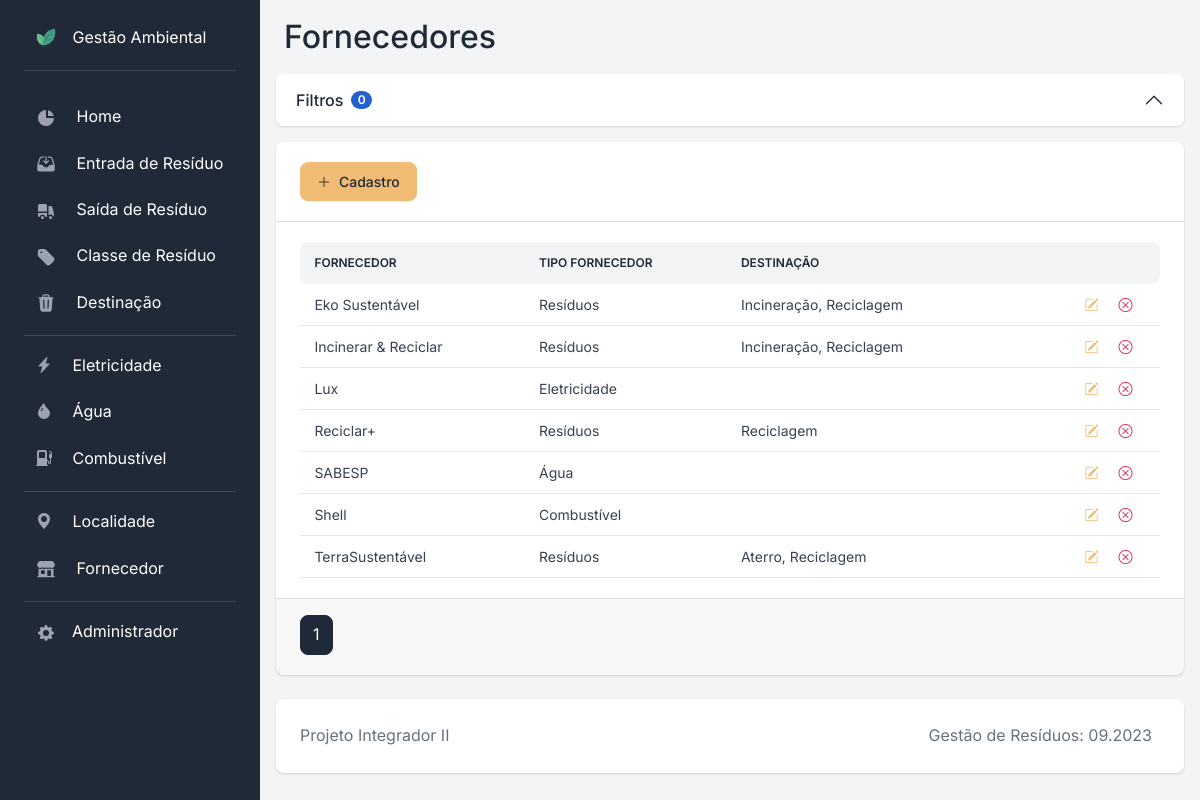
Screenshot of /fornecedor/ with the database file from the repository.
### apps/fornecedor/models.py (models this page shows, shortened)
class Fornecedor(models.Model):
    id_fornecedor = models.AutoField(primary_key=True)
    nome = models.CharField(max_length=50, null=False, blank=False)
    tp_fornecedor = models.CharField(max_length=50, null=False, blank=False)
    destinacao = models.ManyToManyField(
        Destinacao,
        db_table="fornecedor_destinacao",
        related_name="fornecedor",
        blank=True,
    )
    class Meta:
        db_table = "fornecedor"
        ordering = ["nome"]
        verbose_name = "Fornecedor"
        verbose_name_plural = "Fornecedores"

### apps/destinacao/models.py (models this page shows)
class Destinacao(models.Model):
    id_destinacao = models.AutoField(primary_key=True)
    nome = models.CharField(max_length=50, null=False, blank=False)
    def __str__(self):
        return self.nome
    class Meta:
        db_table = "destinacao"
        ordering = ["nome"]
        verbose_name = "Destinação"
        verbose_name_plural = "Destinações"

### apps/fornecedor/views.py (the view)
# urls.py: path("", views.fornecedor_index, name="fornecedor"),
def fornecedor_index(request):
    page_number = request.GET.get("page")
    model_filter = FornecedorFilter(request.GET, queryset=Fornecedor.objects.all())
    query_paginated = Paginator(model_filter.qs, PAGESIZE)
    query_filtered = query_paginated.get_page(page_number)
    context = {
        "object_list": query_filtered,
        "filter_form": model_filter.form,
        "number_of_active_filters": count_active_filters(request, model_filter),
    }
    return render(request, "fornecedor/fornecedor.html", context)

### apps/utils.py (called while the page is built)
def count_active_filters(request, form):
    active_filters = []
    for field in request.GET.items():
        if field[0] != "page" and field[0] in form.data.keys() and field[1] != "":
            active_filters.append(field[0])
    return len(active_filters)

### templatetags/is_checkbox.py (called while the page is built)
@register.filter(name="is_multiple_choice")
def is_multiple_choice(field):
    return isinstance(field.field.widget, CheckboxSelectMultiple)

### templates/fornecedor/fornecedor.html (shortened to what this page needs)
{% extends 'base_card.html' %}
{% block title %}Fornecedores{% endblock %}
{% block content %}
<div class="table-responsive">
    <table class="table table-centered mb-0 rounded table-sm">
        <thead class="thead-light">
            <tr>
                <th class="align-middle border-0 rounded-start">Fornecedor</th>
                <th class="align-middle border-0">Tipo Fornecedor</th>
                <th class="align-middle border-0">Destinação</th>
                <th class="align-middle border-0 rounded-end"></th>
            </tr>
        </thead>
        <tbody>
            {% for entry in object_list %}
            <tr class="align-middle">
                <td>{{ entry.nome }}</td>
                <td>{{ entry.tp_fornecedor }}</td>
                <td>{{ entry.destinacao.all|join:", " }}</td>
                <td>
                    <div class="d-flex justify-content-end me-3">
                        <a href="{% url 'fornecedor_edit' pk=entry.id_fornecedor %}" title="Editar">
                            <button class="btn btn-sm shadow-none border-0">
                                <i class="bi bi-pencil-square text-secondary"></i>
                            </button>
                        </a>
                        <form onsubmit="return confirm('Confirmar deleção?');"
                            action="{% url 'fornecedor_delete' pk=entry.id_fornecedor %}" method="POST" value="delete">
                            <button class="btn btn-sm shadow-none border-0" title="Deletar">
                                <i class="bi bi-x-circle text-danger"></i>
                            </button>
                        </form>
                    </div>
                </td>
            </tr>
            {% empty %}
            <tr>
                <td colspan="5">Nenhum Fornecedor cadastrado</td>
            </tr>
            {% endfor %}
        </tbody>
    </table>
</div>
{% endblock content %}

### rows the page displays
Fornecedor: nome "Eko Sustentável", tp_fornecedor "Resíduos", destinacao.all "Incineração, Reciclagem"
Fornecedor: nome "Incinerar & Reciclar", tp_fornecedor "Resíduos", destinacao.all "Incineração, Reciclagem"
Fornecedor: nome "Lux", tp_fornecedor "Eletricidade"
Fornecedor: nome "Reciclar+", tp_fornecedor "Resíduos", destinacao.all "Reciclagem"
Fornecedor: nome "SABESP", tp_fornecedor "Água"
Fornecedor: nome "Shell", tp_fornecedor "Combustível"
Fornecedor: nome "TerraSustentável", tp_fornecedor "Resíduos", destinacao.all "Aterro, Reciclagem"

### other values shown
{{ number_of_active_filters }} "0"
{{ i }} "1"
